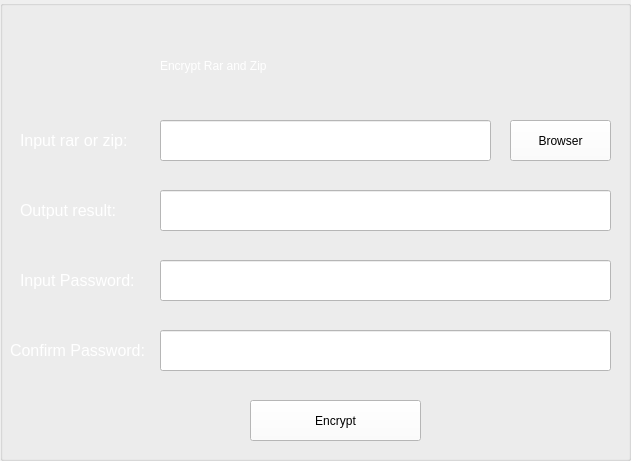
  <widget class="QGroupBox" name="groupBox_enrar">
   <property name="enabled">
    <bool>true</bool>
   </property>
   <property name="geometry">
    <rect>
     <x>250</x>
     <y>30</y>
     <width>631</width>
     <height>461</height>
    </rect>
   </property>
   <property name="title">
    <string/>
   </property>
   <widget class="QLabel" name="label_25">
    <property name="geometry">
     <rect>
      <x>20</x>
      <y>130</y>
      <width>121</width>
      <height>21</height>
     </rect>
    </property>
    <property name="font">
     <font>
      <pointsize>12</pointsize>
     </font>
    </property>
    <property name="styleSheet">
     <string notr="true">color: rgb(255, 255, 255);</string>
    </property>
    <property name="text">
     <string>Input rar or zip:</string>
    </property>
   </widget>
   <widget class="QLineEdit" name="input_enrar">
    <property name="geometry">
     <rect>
      <x>160</x>
      <y>120</y>
      <width>331</width>
      <height>41</height>
     </rect>
    </property>
    <property name="font">
     <font>
      <pointsize>12</pointsize>
     </font>
    </property>
    <property name="styleSheet">
     <string notr="true">background-color: rgb(255, 255, 255);
color: rgb(0, 0, 0);</string>
    </property>
    <property name="readOnly">
     <bool>true</bool>
    </property>
   </widget>
   <widget class="QPushButton" name="btn_enrarbrowser">
    <property name="geometry">
     <rect>
      <x>510</x>
      <y>120</y>
      <width>101</width>
      <height>41</height>
     </rect>
    </property>
    <property name="styleSheet">
     <string notr="true">color: rgb(0, 0, 0);
background-color: rgb(255, 255, 255);
font: 12pt &quot;MS Shell Dlg 2&quot;;</string>
    </property>
    <property name="text">
     <string>Browser</string>
    </property>
   </widget>
   <widget class="QLineEdit" name="output_enrar">
    <property name="geometry">
     <rect>
      <x>160</x>
      <y>190</y>
      <width>451</width>
      <height>41</height>
     </rect>
    </property>
    <property name="font">
     <font>
      <pointsize>12</pointsize>
     </font>
    </property>
    <property name="styleSheet">
     <string notr="true">background-color: rgb(255, 255, 255);
color: rgb(0, 0, 0);</string>
    </property>
    <property name="readOnly">
     <bool>true</bool>
    </property>
   </widget>
   <widget class="QLabel" name="label_26">
    <property name="geometry">
     <rect>
      <x>20</x>
      <y>200</y>
      <width>111</width>
      <height>21</height>
     </rect>
    </property>
    <property name="font">
     <font>
      <pointsize>12</pointsize>
     </font>
    </property>
    <property name="styleSheet">
     <string notr="true">color: rgb(255, 255, 255);</string>
    </property>
    <property name="text">
     <string>Output result:</string>
    </property>
   </widget>
   <widget class="QLineEdit" name="input_rarpassword">
    <property name="geometry">
     <rect>
      <x>160</x>
      <y>260</y>
      <width>451</width>
      <height>41</height>
     </rect>
    </property>
    <property name="font">
     <font>
      <pointsize>12</pointsize>
     </font>
    </property>
    <property name="styleSheet">
     <string notr="true">background-color: rgb(255, 255, 255);
color: rgb(0, 0, 0);</string>
    </property>
    <property name="echoMode">
     <enum>QLineEdit::Password</enum>
    </property>
    <property name="readOnly">
     <bool>false</bool>
    </property>
   </widget>
   <widget class="QLabel" name="label_27">
    <property name="geometry">
     <rect>
      <x>20</x>
      <y>270</y>
      <width>121</width>
      <height>21</height>
     </rect>
    </property>
    <property name="font">
     <font>
      <pointsize>12</pointsize>
     </font>
    </property>
    <property name="styleSheet">
     <string notr="true">color: rgb(255, 255, 255);</string>
    </property>
    <property name="text">
     <string>Input Password:</string>
    </property>
   </widget>
   <widget class="QLineEdit" name="input_rarconfirmpwd">
    <property name="geometry">
     <rect>
      <x>160</x>
      <y>330</y>
      <width>451</width>
      <height>41</height>
     </rect>
    </property>
    <property name="font">
     <font>
      <pointsize>12</pointsize>
     </font>
    </property>
    <property name="styleSheet">
     <string notr="true">background-color: rgb(255, 255, 255);
color: rgb(0, 0, 0);</string>
    </property>
    <property name="echoMode">
     <enum>QLineEdit::Password</enum>
    </property>
    <property name="readOnly">
     <bool>false</bool>
    </property>
   </widget>
   <widget class="QLabel" name="label_28">
    <property name="geometry">
     <rect>
      <x>10</x>
      <y>340</y>
      <width>141</width>
      <height>21</height>
     </rect>
    </property>
    <property name="font">
     <font>
      <pointsize>12</pointsize>
     </font>
    </property>
    <property name="styleSheet">
     <string notr="true">color: rgb(255, 255, 255);</string>
    </property>
    <property name="text">
     <string>Confirm Password:</string>
    </property>
   </widget>
   <widget class="QPushButton" name="btn_encryptrar">
    <property name="geometry">
     <rect>
      <x>250</x>
      <y>400</y>
      <width>171</width>
      <height>41</height>
     </rect>
    </property>
    <property name="styleSheet">
     <string notr="true">color: rgb(0, 0, 0);
background-color: rgb(255, 255, 255);
font: 12pt &quot;MS Shell Dlg 2&quot;;</string>
    </property>
    <property name="text">
     <string>Encrypt</string>
    </property>
   </widget>
   <widget class="QLabel" name="label_29">
    <property name="geometry">
     <rect>
      <x>160</x>
      <y>40</y>
      <width>341</width>
      <height>51</height>
     </rect>
    </property>
    <property name="styleSheet">
     <string notr="true">color: rgb(255, 255, 255);
font: 75 28pt &quot;Script MT Bold&quot;;</string>
    </property>
    <property name="text">
     <string>Encrypt Rar and Zip</string>
    </property>
   </widget>
  </widget>
